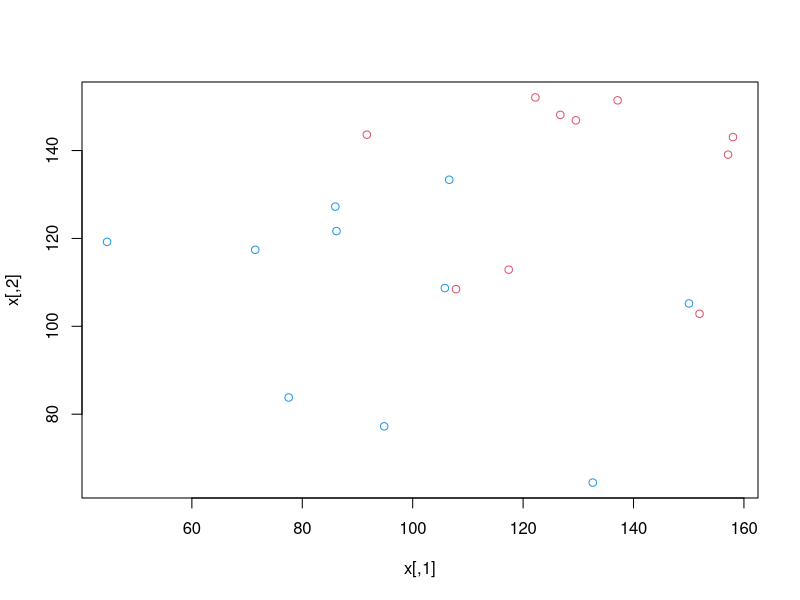

Reproduce this figure in R. (Note: this script raises an error after producing the figure.)
##################################################
###  Warning: There's a very subtle bug herein  ##
##################################################

rm(list=ls())
##########################################################################################
### Functions
##########################################################################################
installIfAbsentAndLoad <- function(neededVector) {
  for(thispackage in neededVector) {
    if( ! require(thispackage, character.only = T) )
    { install.packages(thispackage)}
    require(thispackage, character.only = T)
  }
}
##############################
### Load required packages ###
##############################
needed  <-  c("class")  #class contains the knn() function
installIfAbsentAndLoad(needed)
##############################
### Data Example           ###
##############################
set.seed(5072)
x <- matrix(rnorm(20 * 2, 100, 25), ncol = 2)
y <- c(rep("Down", 10), rep("Up", 10))
x[y == "Down",] <- x[y == "Down",] + 25
plot(x, col = ifelse(y == "Up", 4, 2))
mydata <- data.frame(x , y)
n <- nrow(mydata)
mydata[c(1:5, (n/2 + 1):(n/2 + 6)),]
##############################
### Now for real           ###
##############################
set.seed(5072)
##########################
### Draw a new sample   ##
##########################
x <- matrix(rnorm(200 * 2, 100, 25), ncol = 2)
x[y == "Down",] <- x[y == "Down",] + 25
mydata <- data.frame(x , y, stringsAsFactors = F)
n <- nrow(mydata)
trainprop <- 0.70  #say we want a 70/20/10 split of rows for training, validation and test respectively
validateprop <- 0.2
####################################
### Create three random subsets   ##
####################################
#create a vector of random integers of training size from the vector 1:n
train  <-  sample(n, trainprop * n)
#create a vector of the remaining  integers, then create a vector of random integers
#of validate size by sampling from these
validate  <-  sample(setdiff(1:n, train), validateprop * n) 
#create a vector of the integers not in either training or validate
test <- setdiff(setdiff(1:n, train), validate)
#Create the data frames using the indices created in the three vectors above
trainset <- mydata[train,]
validateset <- mydata[validate,]
testset <- mydata[test,]
# The knn() function requires 4 parameters: 
# 1. A matrix containing the predictors (the X's) associated with the training
#   data, here train.X 
# 2. A matrix containing the predictors (the X's) associated with the data for 
#   which we wish to make predictions, here test.X for the test set, 
#   train.X for the training set
# 3. A vector containing the class labels (the Y's) for the training observations, 
#   here train.Y
# 4. A value for K, the number of nearest neighbors to be # used by the 
#   classifier.
train.x <- trainset[-3]
train.y <- trainset[3]
validate.x <- validateset[-3]
validate.y <- validateset[3]
test.x <- testset[-3]
test.y <- testset[3]
####################################
#Fit a knn model with k=1 and produce 
# predictions for the validate set
####################################
knn.pred <- knn(train.x, validate.x,  train.y, k=1)
#In the table() function, always put Actuals first so they
#appear in the rows, predictions next so they appear in the
#columns
mytable <- table(validate.y, knn.pred)   
mytable
(mytable["Up", "Down"] + mytable["Down", "Up"]) / sum(mytable)
##################################################
#Fit a knn model with increasing k and produce 
# predictions for the validate set
##################################################
numreps <- 50
validate.errors <- rep(0, numreps)
train.errors <- rep(0, numreps)
for(k in 1:numreps) {
  knn.pred <- knn(train.x, validate.x,  train.y, k = k)
  mytable <- table(validate.y, knn.pred)
  validate.errors[k] <- (mytable["Up", "Down"] + mytable["Down", "Up"]) / sum(mytable)
  
  knn.pred <- knn(train.x, train.x,  train.y, k = k)
  mytable <- table(train.y, knn.pred)
  train.errors[k] <- (mytable["Up", "Down"] + mytable["Down", "Up"]) / sum(mytable)
}
print(paste("Minimum validate set error rate occurred at k =", which.min(validate.errors)))
print(paste("Minimum validate error rate was ", validate.errors[which.min(validate.errors)]))
plot(1:numreps,validate.errors, main = "Validate Set error Rates", xlab = "k (Decreasing Flexibility)")
plot(1:numreps,train.errors, main = "Train Set error Rates", xlab = "k (Decreasing Flexibility)")
knn.pred <- knn(train.x, test.x,  train.y, k = which.min(validate.errors))
mytable <- table(test.y, knn.pred)
print(paste("Test error rate was ",(mytable["Up", "Down"] + mytable["Down", "Up"]) / sum(mytable)))






